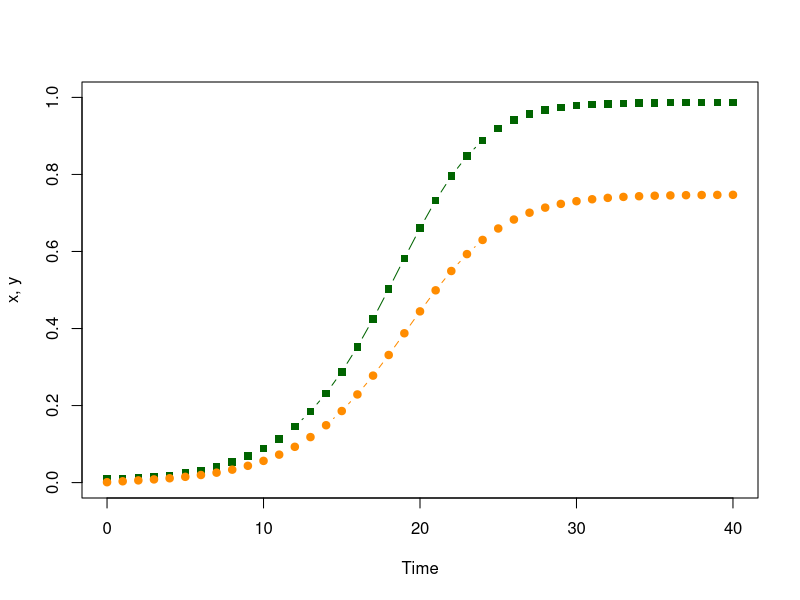
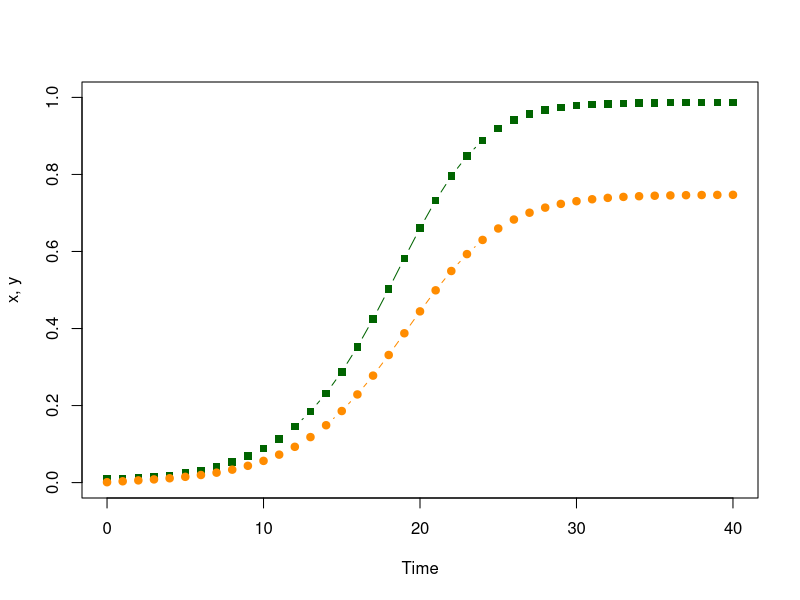
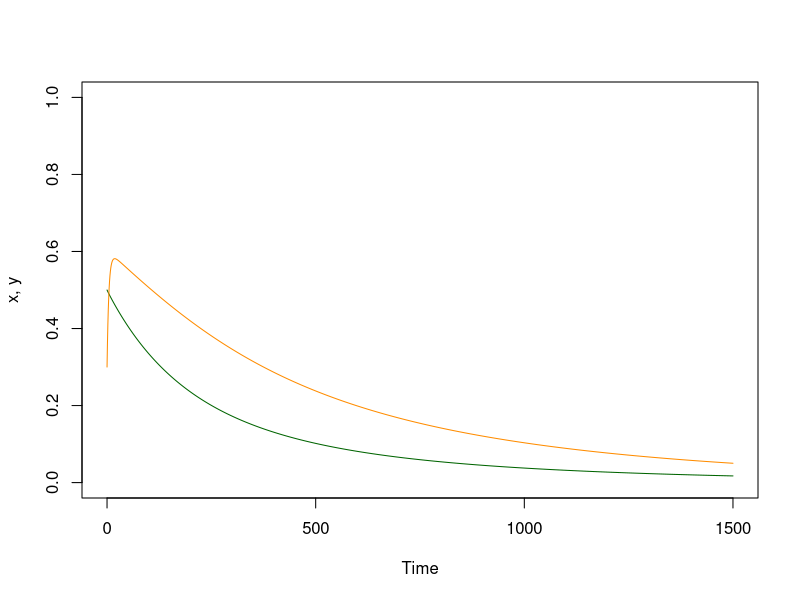
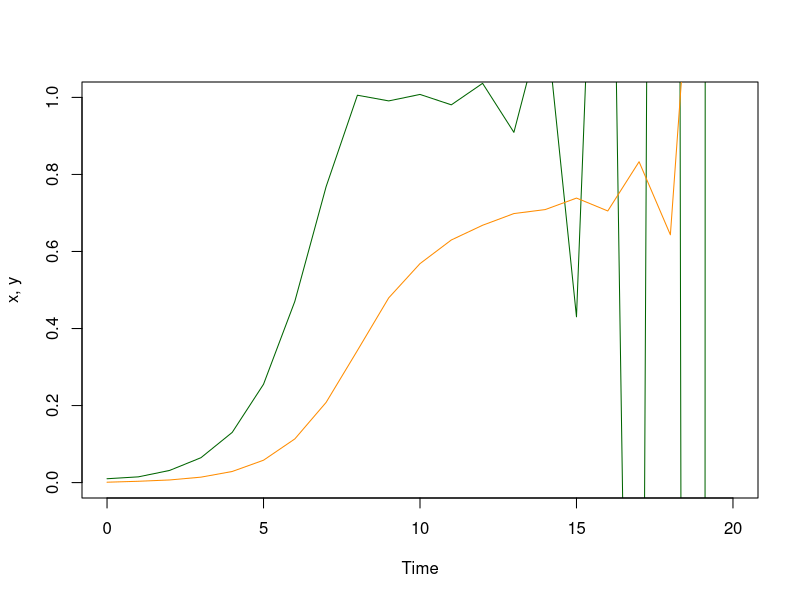
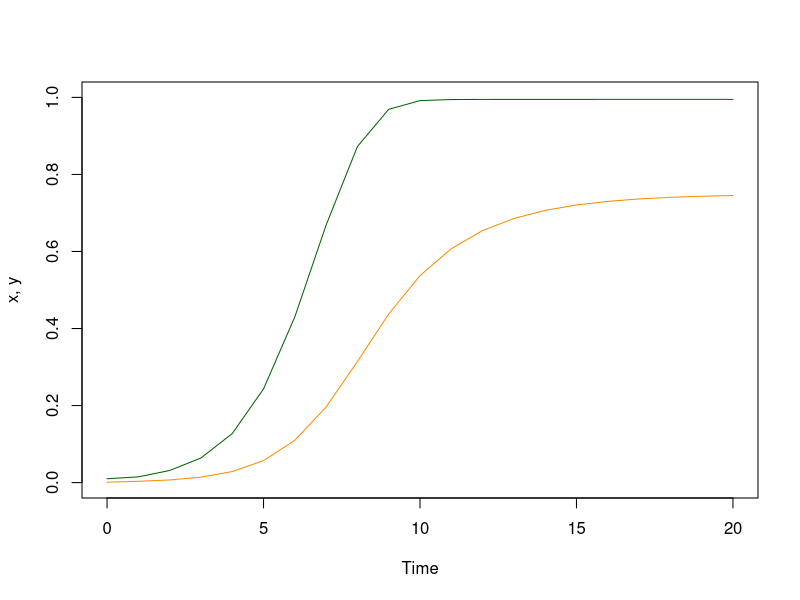
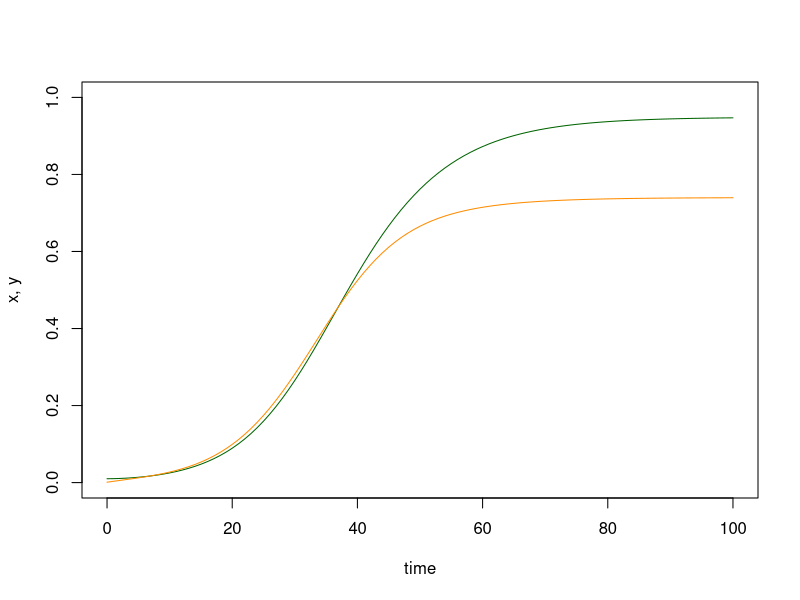
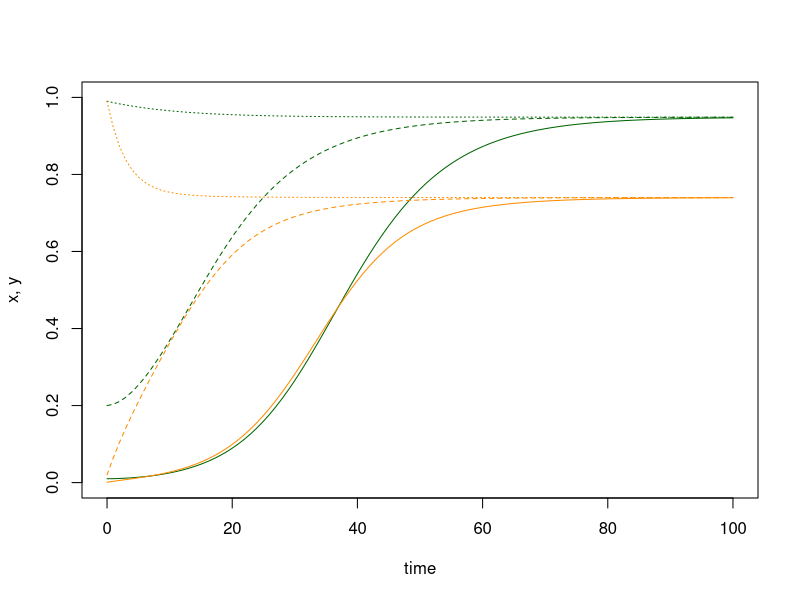
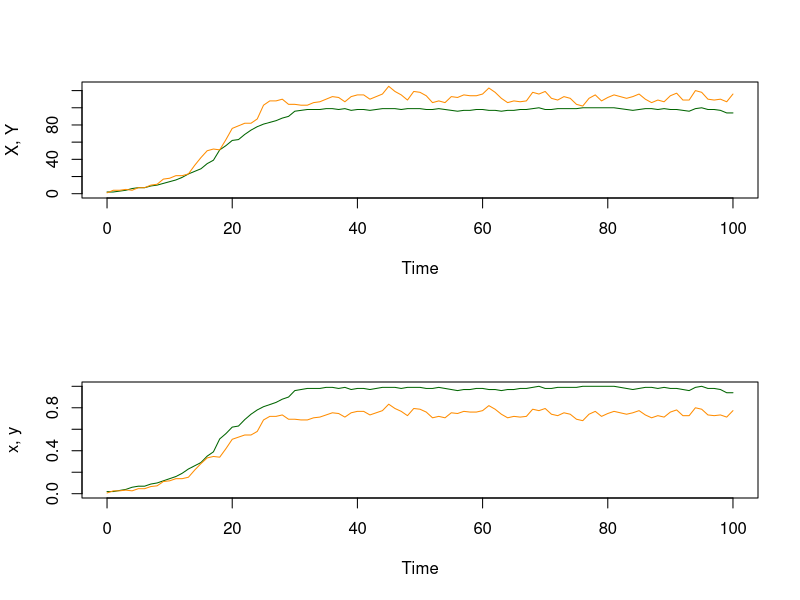

Write the R code that produced these figures, in order.
## ---- chunk 1
# Initial Conditions at a point in time, as a Named Vector 
xy = c(t=0, x=0.01, y=0.001)
## ---- chunk 2
with(as.list(xy), x) 
## ---- chunk 3
# The parameters, as a list 
ross_dts_par = list(
  s = 1/200, # The fraction of infections that clear each day
  u = 1/12,  # The fraction of mosquitoes that die each day
  a = 1/4,   # The fraction of mosquitoes that blood feed on a human each day
  m = 2      # The number of mosquitoes per human
) 
## ---- chunk 4
# INPUTS
# xy - current variables, as a named vector
# p  - the parameters, as a list
#
# OUTPUTS
# the updated values of the variables, as a named vector
ross_dts_1 = function(xy, p){
  with(as.list(xy), 
    with(p,{
      xn = x - s*x + m*a*y*(1-x) 
      yn = y - u*y + a*x*(1-y) 
      return(c(t=t+1, x=xn, y=yn))
    })
  )
}
## ---- chunk 5
# xy_t stores the values of the variables
xy_t = xy 
## ---- chunk 6
# Compute and store the values of the variables  
xy = ross_dts_1(xy, ross_dts_par)
xy_t = rbind(xy_t, xy)
## ---- chunk 7
# Print 
print(xy) 
## ---- chunk 8
# Iterate to compute the values as they change over time 
for(t in 2:40){
  xy = ross_dts_1(xy, ross_dts_par) 
  xy_t = rbind(xy_t, xy) 
} 
## ---- chunk 9
print(tail(xy_t, 3)) 
## ---- chunk 10
with(data.frame(xy_t),{
  plot(t, x, type = "b", ylim = c(0,1), col = "darkgreen", ylab = "x, y", xlab = "Time", pch=15)
  lines(t, y, type = "b", col = "darkorange", pch =19)
})
## ---- chunk 11
solve_ross_dts_1 = function(pars, x0=.01, y0 = 0.001, tmax=100){
   xy = c(t=0, x=x0, y=y0) 
   xy_t = xy 
   for(t in 1:tmax){
     xy = ross_dts_1(xy, pars)
     xy_t = rbind(xy_t, xy)
   }
   return(list(t=xy_t[,1], x=xy_t[,2], y = xy_t[,3], last = xy)) 
}
## ---- chunk 12
plot_xy = function(xy_t, add_points = FALSE){with(xy_t,{
  llty = "l"
  if(add_points == TRUE) llty = "b"
  plot(t, x, type = llty, ylim = c(0,1), col = "darkgreen", ylab = "x, y", xlab = "Time", pch=15)
  lines(t, y, type = llty, col = "darkorange", pch =19)
})}
## ---- chunk 13
plot_xy(solve_ross_dts_1(ross_dts_par, tmax=40), add_points=TRUE) 
## ---- chunk 14
# The last value is still stored as xy; the [-1] omits t
xy[-1] - ross_dts_1(xy, ross_dts_par)[-1]
## ---- chunk 15
for(i in 41:140){
  xy = ross_dts_1(xy, ross_dts_par)
  xy_t = rbind(xy_t, xy) 
} 
xy[-1] - ross_dts_1(xy, ross_dts_par)[-1]
## ---- chunk 16
# Compute the steady state 
find_eq_dts_a = function(par){with(par,{
  xx = (m*a^2 - s*u)/ (m*a^2 + s*a)
  yy = a*xx/(u+a*xx) 
  c(x=xx,y=yy)
})}
## ---- chunk 17
ross_dts_par1 = ross_dts_par
ross_dts_par1$m = 0.005
find_eq_dts_a(ross_dts_par1)
## ---- chunk 18
plot_xy(solve_ross_dts_1(ross_dts_par1, x0 = .5, y0=.3, tmax=1500)) 
## ---- chunk 19
find_eq_dts_a(ross_dts_par1)
## ---- chunk 20
m_crit = with(ross_dts_par, s*u/a^2)
m_crit 
## ---- chunk 21
ross_dts_par2 = ross_dts_par
ross_dts_par2$m = m_crit
find_eq_dts_a(ross_dts_par2)
## ---- chunk 22
# Compute the steady state 
find_eq_dts_1 = function(par){with(par,{
  xx = ifelse(m*a^2 > s*u, (m*a^2 - s*u)/(m*a^2 + s*a), 0) 
  yy = a*xx/(u+a*xx) 
  c(x=xx,y=yy)
})}
## ---- chunk 23
find_eq_dts_1(ross_dts_par1)
## ---- chunk 24
xy[-1]
find_eq_dts_1(ross_dts_par) 
## ---- chunk 25
verify_dts_1 = function(xy, ross_dts_pars){
  sum(abs(xy[-1] - find_eq_dts_1(ross_dts_pars))) 
}
verify_dts_1(xy, ross_dts_par)
## ---- chunk 26
check_it_dts_1 = function(xy, ross_dts_pars, tol=1e-9)
{
  verify_dts_1(xy, ross_dts_pars) < tol
}
check_it_dts_1(xy, ross_dts_par)
## ---- chunk 27
ross_dts_par3 = ross_dts_par
ross_dts_par3$m = 20 
plot_xy(solve_ross_dts_1(ross_dts_par3, x0 = .01, y0=.001, tmax=20)) 
## ---- chunk 28
find_eq_dts_2 = function(pars){with(pars,{
   f_xx = function(x, pp){with(pp,{
     xx = (1 - exp(-m*a^2*x/(u+a*x)))*(1-x) - s*x
     y = a*xx/(u+a*xx)
     yy = u*y + a*xx*(1-y) 
     return(xx^2 + yy^2)
   })}
   xx = optimize(f_xx, c(0,1), pp=pars)$min
   yy = a*xx/(u+a*xx) 
   c(xx, yy)
})}
## ---- chunk 29
find_eq_dts_2(ross_dts_par3)
## ---- chunk 30
# INPUTS
# xy - current variables, as a named vector
# p  - the parameters, as a list
#
# OUTPUTS
# the updated values of the variables, as a named vector
ross_dts_xy_2 = function(xy, p){with(as.list(xy), with(p,{
  xn = x - s*x + (1-exp(-m*a*y))*(1-x) 
  yn = y - u*y + a*x*(1-y) 
  t=t+1
  return(c(t=t, x=xn, y=yn))
}))}
## ---- chunk 31
solve_dts_xy_2 = function(pars, x0=.01, y0 = 0.001, tmax=100){
   xy = c(t=0, x=x0, y=y0) 
   xy_t = xy 
   for(t in 1:tmax){
     xy = ross_dts_xy_2(xy, pars)
     xy_t = rbind(xy_t, xy)
   }
   return(list(t=xy_t[,1], x=xy_t[,2], y = xy_t[,3], last = xy)) 
}
## ---- chunk 32
plot_xy(solve_dts_xy_2(ross_dts_par3, x0 = .01, y0=.001, tmax=20)) 
## ---- chunk 33
find_eq_dts_2(ross_dts_par3)
## ---- chunk 34
solve_dts_xy_2(ross_dts_par3, x0=.1, y0=.05,tmax=300)$last[-1]
## ---- chunk 35
verify_dts_2 = function(pars, x0 = .1, y0=.05, tmax=200){
  xyt = solve_dts_xy_2(pars, x0=x0, y0=y0, tmax=tmax)
  sum(abs(xyt$last[-1] - find_eq_dts_2(pars))) 
}
## ---- chunk 36
verify_dts_2(ross_dts_par3, tmax=300)
## ---- chunk 37
check_it_dts_2 = function(pars, x0 = .1, y0=.05, tmax=200, tol=1e-5)
{
  verify_dts_2(pars, x0, y0, tmax) < tol
}
## ---- chunk 38
check_it_dts_2(ross_dts_par3, tmax=200)
## ---- chunk 39
library(deSolve)
## ---- chunk 40
ross_xde_inits = c(x=0.01, y=0.01)
## ---- chunk 41
# The parameters, as list 
ross_xde_par = list(
  r = 1/200, # The clearance rate for infections 
  g = 1/12,  # The mosquito daily death rate 
  a = 1/4,   # The mosquito human blood feeding rate 
  m = 0.5      # The number of mosquitoes per human
) 
## ---- chunk 42
# INPUTS
# t - the current time 
# vars - the variables, as a named vector 
# pars - the parameters, as a list
# OUTPUTS
# the derivatives, as a list 
ross_xde = function(t, vars, pars){
  with(pars, 
    with(as.list(vars),{
    
      dxdt = m*a*y*(1-x) - r*x
      dydt = a*x*(1-y) - g*y
  
      return(list(c(dxdt, dydt)))
    })
  )
}
## ---- chunk 43
c(1/200, 1-exp(-1/200)) 
## ---- chunk 44
deSolve::ode(ross_xde_inits, 0:5, ross_xde, ross_xde_par)
## ---- chunk 45
# INPUTS: 
# pars -- the parameter values, as a list
# x0   -- the initial value for x(t) 
# y0   -- the initial value for y(t) 
# tmax -- the largest value of t  
# dt   -- the interval for t 
# OUTPUT: 
# the output of ode as a data.frame 
solve_ross_xde = function(pars, x0=.01, y0=0.001, tmax=100, dt=1){
  tms = seq(0, tmax, by = dt)
  xy0 = c(x=x0, y=y0)
  data.frame(ode(xy0, tms, ross_xde, pars)) 
}
## ---- chunk 46
deout <- solve_ross_xde(ross_xde_par)
## ---- chunk 47
with(deout, {
  plot(time, x, type = "l", col = "darkgreen", ylim = c(0,1), ylab = c("x, y"))
  lines(time, y, col = "darkorange")
})
## ---- chunk 48
deout1 <- solve_ross_xde(ross_xde_par, x0=0.2, y0=0.02)
deout2 <- solve_ross_xde(ross_xde_par, x0=.99, y0=0.99)
## ---- chunk 49
with(deout, {
  plot(time, x, type = "l", col = "darkgreen", ylim = c(0,1), ylab = c("x, y"))
  lines(time, y, col = "darkorange")
})
with(deout1, {
  lines(time, x, type = "l", col = "darkgreen", lty=2) 
  lines(time, y, col = "darkorange", lty=2)
})
with(deout2, {
  lines(time, x, type = "l", col = "darkgreen", lty=3) 
  lines(time, y, col = "darkorange", lty=3)
})

## ---- chunk 50
find_eq_xde_1 = function(pars){with(pars,{
  xx = ifelse(m*a^2 > r*g, (m*a^2 - r*g)/(m*a^2 + r*a), 0) 
  yy = a*xx/(g+a*xx)
  c(x=xx, y=yy)
})}
## ---- chunk 51
find_eq_xde_1(ross_xde_par)
## ---- chunk 52
de_eq <- solve_ross_xde(ross_xde_par, tmax=500, dt=5)
with(de_eq, c(x=tail(x,1), y=tail(y,1))) 
## ---- chunk 53
# The parameters, as a list 
ross_sdts_par = list(
  M = 150,   # The number of mosquitoes 
  H = 100,   # The number of humans 
  s = 1/200, # The fraction of infections that clear each day
  u = 1/12,  # The fraction of mosquitoes that die each day
  a = 1/4   # The fraction of mosquitoes that blood feed on a human each day
) 
## ---- chunk 54
ross_sdts = function(XY, p){
  with(as.list(XY), 
    with(p,{
      ar = 1 - exp(-a*Y/H)
      Xn = rbinom(1, X, 1-s) + rbinom(1, H-X, ar)  
      Yn = rbinom(1, Y, 1-u) + rbinom(1, M-Y, a*X/H)  
      t=t+1
      return(c(t=t, X=Xn, Y=Yn))
}))}
## ---- chunk 55
sim_ross_sdts = function(pars, X0=2, Y0 = 1, tmaX=100){
   XY = c(t=0, X=X0, Y=Y0) 
   XY_t = XY 
   for(t in 1:tmaX){
     XY = ross_sdts(XY, pars)
     XY_t = rbind(XY_t, XY)
   }
   X=XY_t[,2] 
   Y=XY_t[,3]
   x=X/pars$H 
   y=Y/pars$M 
   return(list(t=XY_t[,1], x=x, y=y, X=X, Y=Y, last = XY)) 
}
## ---- chunk 56
plot_XY = function(xy_t, add_points = FALSE){with(xy_t,{
  llty = "l"
  if(add_points == TRUE) llty = "b"
  plot(t, X, type = llty, ylim = range(0, X, Y), col = "darkgreen", ylab = "X, Y", xlab = "Time", pch=15)
  lines(t, Y, type = llty, col = "darkorange", pch =19)
})}
## ---- chunk 57
XYt <- sim_ross_sdts(ross_sdts_par) 
## ---- chunk 58
par(mfrow = c(2,1))
plot_XY(XYt)
plot_xy(XYt)
## ---- chunk 59
# The parameters, as list 
ross_sxde_par = list(
  r = 1/200, # The clearance rate for infections 
  g = 1/12,  # The mosquito daily death rate 
  a = 1/4,   # The mosquito human blood feeding rate 
  M = 150,   # The number of mosquitoes 
  H = 100    # The number of humans
) 
## ---- chunk 60
ross_sxde = function(XY, pars){
  with(as.list(XY), with(pars,{
    p1 = a*Y*(H-X)/H
    p2 = r*X 
    p3 = a*X*(M-Y)/H
    p4 = g*Y 

    t = t + rexp(1, p1+p2+p3+p4)
    
    event = sample(1:4, 1, prob=c(p1, p2, p3, p4))
    if (event==1) X <- X+1
    if (event==2) X <- X-1
    if (event==3) Y <- Y+1
    if (event==4) Y <- Y-1
    
    return(c(t=t,  X=X, Y=Y, x=X/H, y=Y/M))
}))}
## ---- chunk 61
xy = c(t=0, X=3, Y=1)
for (i in 1:10){
  xy <- ross_sxde(xy, ross_sxde_par)
  print(xy)
}
## ---- chunk 62
sim_ross_sxde = function(pars, X0=2, Y0=1, tmax=100){
   XY = c(t=0, X=X0, Y=Y0) 
   tm = XY[1]
   XY_t = c()  
   while(tm < tmax){
     XY = ross_sxde(XY, pars)
     tm = XY[1]
     XY_t = rbind(XY_t, XY)
   }
   return(list(t=XY_t[,1], X=XY_t[,2], Y=XY_t[,3], x = XY_t[,4], y = XY_t[,5])) 
}
## ---- chunk 63
out <- sim_ross_sxde(ross_sxde_par)
## ---- chunk 64
par(mfrow = c(2,1))
plot_XY(out)
plot_xy(out)
